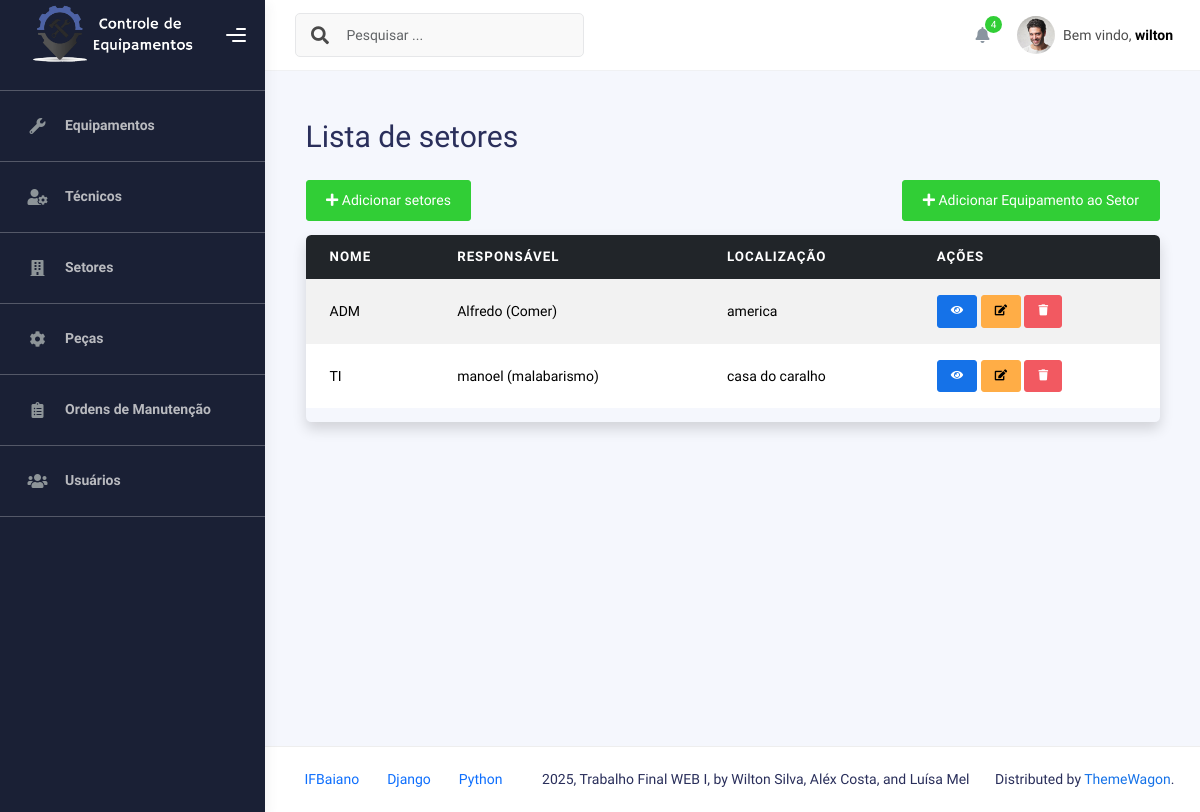
The app's page /setores/ (signed in), older data.
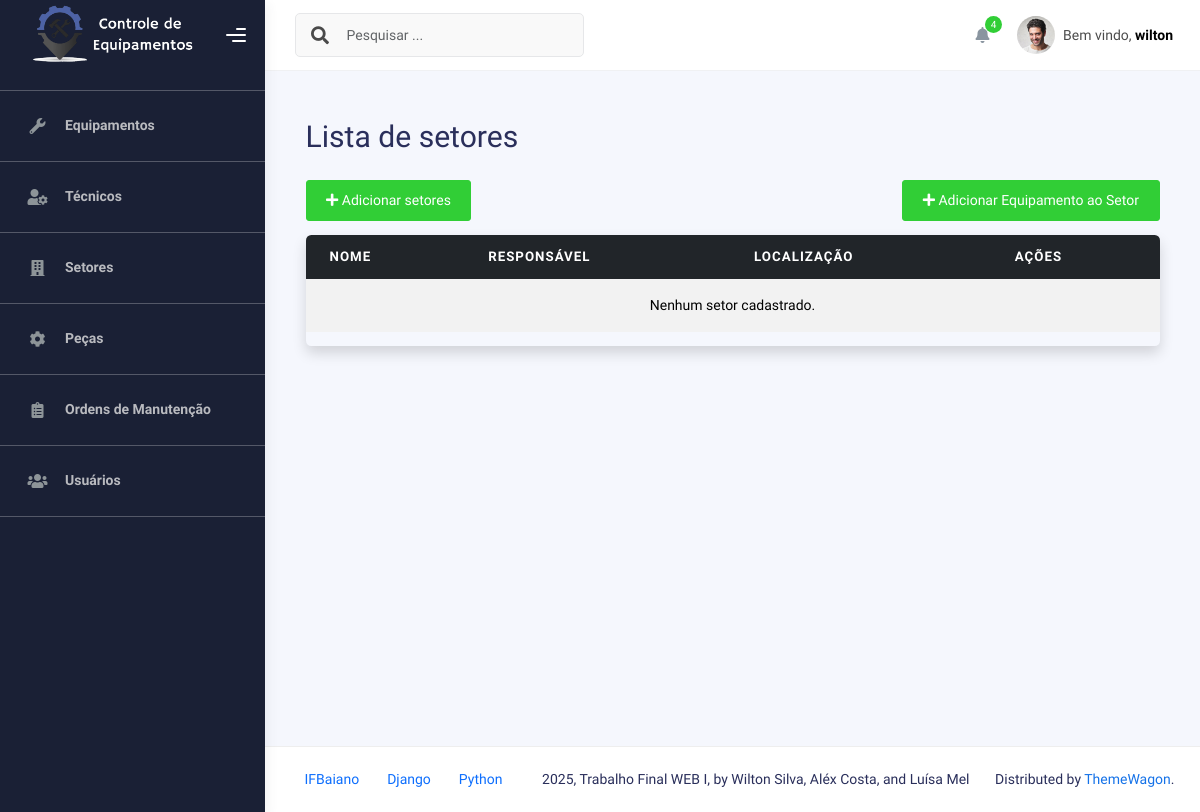
The same page, newer data.
### Setores/models.py (models this page shows, shortened)
class Setor(models.Model):
    nome = models.CharField(max_length=100)
    tecnico_responsavel = models.ForeignKey(
        Tecnico,
        on_delete=models.CASCADE,
        related_name="setores_responsaveis"
    )
    localizacao = models.CharField(max_length=100)
    class Meta:
        ordering = ['nome']
        verbose_name = 'Setor'
        verbose_name_plural = 'Setores'

### Tecnicos/models.py (models this page shows)
class Tecnico(models.Model):
    nome = models.CharField(max_length=100)
    especialidade = models.CharField(max_length=100)
    contato = models.CharField(max_length=100)
    certificacoes = models.CharField(max_length=100)
    def __str__(self):
        return f"{self.nome} ({self.especialidade})"

### Setores/views.py (the view)
# urls.py: path('', Setores_views.listar_setores, name='listar_setores'),
@login_required
@permission_required('Setores.view_setor', raise_exception=True)
def listar_setores(request):
    setores = Setor.objects.prefetch_related('equipamentosetor_set__equipamento').all()
    return render(request, 'setores/listar_setores.html', {'setores': setores})

### templates/setores/listar_setores.html
{% extends "_base.html" %}
{% block content %}
<div class="container mt-4">
    <h1 class="mb-4">Lista de setores</h1>
    <div class="mb-3 d-flex justify-content-between">
        <a href="/setores/criar_setor" class="btn btn-success">
            <i class="fas fa-plus"></i> Adicionar setores
        </a>
        <a href="/gerenciar_setor_equipamento/" class="btn btn-success">
            <i class="fas fa-plus"></i> Adicionar Equipamento ao Setor
        </a>
    </div>
    <div class="table-responsive shadow rounded">
        <table class="table table-striped table-hover align-middle">
            <thead class="table-dark">
                <tr>
                    <th>Nome</th>
                    <th>Responsável</th>
                    <th>Localização</th>
                    <th>Ações</th>
                </tr>
            </thead>
            <tbody>
                {% for setor in setores %}
                <tr>
                    <td>{{ setor.nome }}</td>
                    <td>{{ setor.tecnico_responsavel }}</td>
                    <td>{{ setor.localizacao }}</td>
                    <td>
                        <a href="/setores/{{ setor.id }}/" class="btn btn-sm btn-primary">
                            <i class="fas fa-eye"></i>
                        </a>
                        <a href="/setores/editsetor/{{ setor.id }}/" class="btn btn-sm btn-warning">
                            <i class="fas fa-edit"></i>
                        </a>
                        <a href="/setores/deletesetor/{{ setor.id }}/" class="btn btn-sm btn-danger">
                            <i class="fas fa-trash"></i>
                        </a>
                    </td>
                </tr>
                {% empty %}
                <tr>
                    <td colspan="7" class="text-center">Nenhum setor cadastrado.</td>
                </tr>
                {% endfor %}
            </tbody>
        </table>
    </div>
</div>
{% endblock %}

Row changes from the older to the newer data that the page shows:
removed Setor: nome "ADM", tecnico_responsavel "Alfredo (Comer)", localizacao "america"
removed Setor: nome "TI", tecnico_responsavel "manoel (malabarismo)", localizacao "casa do caralho"
Text that changed along with them:
text now shown: "Nenhum setor cadastrado."
